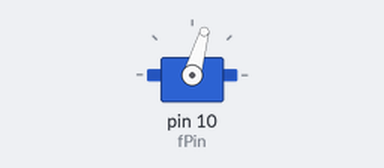
Bench run of a sketch on a simulated Arduino Uno, built with avr-gcc and run on an emulated ATmega328P. Shown: servo.

Above: at 0.55 s.
At 10.5 s:
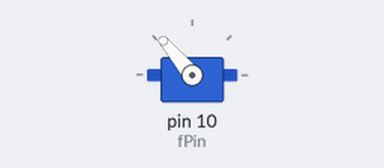
Timing chart, 0 to 13.5 s (numbered marks = the images above):
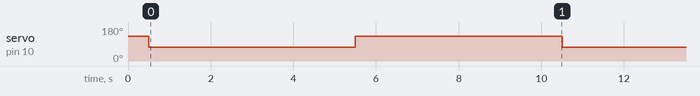

The sketch:

servotest.ino
```cpp
#include <Servo.h>

// Initialise servo
Servo front;
Servo back;

int bClose = 56;
int bOpen = 141;
int fOpen = 74;
int fClose = 130;
int bPin = 9;
int fPin = 10;

void setup() {
  Serial.begin(9600);                       // set up Serial library at 9600 bps
  // put your setup code here, to run once:
  // back.write(bClose);
  // back.attach(bPin);                          // Attach servo to board
  front.write(fClose);
  front.attach(fPin);
  delay(500);
}

void loop() {
  // put your main code here, to run repeatedly:
  // back.write(bOpen);
  front.attach(fPin);
  front.write(fOpen);
  delay(2500);
  front.detach();
  delay(2500);
  // back.write(bClose);
  front.attach(fPin);
  front.write(fClose);
  delay(2500);
  front.detach();
  delay(2500);
}
```

Measured:
- by itself, servo on pin 10 (fPin): alternates 130° for 5.0 s and 74° for 5.0 s
